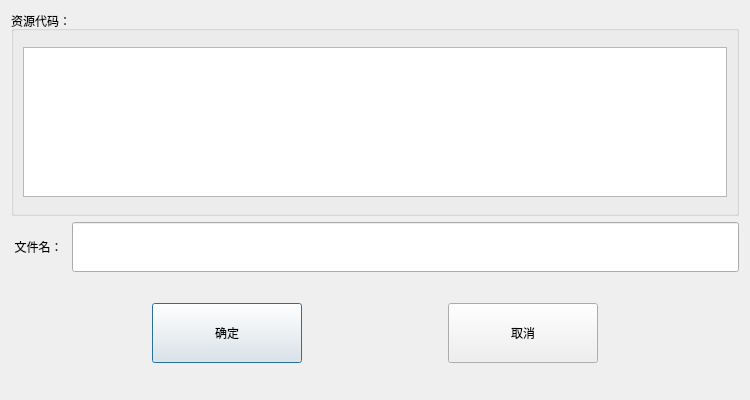
<?xml version="1.0" encoding="UTF-8"?>
<ui version="4.0">
 <class>GetAssetsDialog</class>
 <widget class="QDialog" name="GetAssetsDialog">
  <property name="geometry">
   <rect>
    <x>0</x>
    <y>0</y>
    <width>750</width>
    <height>400</height>
   </rect>
  </property>
  <property name="minimumSize">
   <size>
    <width>750</width>
    <height>400</height>
   </size>
  </property>
  <property name="maximumSize">
   <size>
    <width>750</width>
    <height>400</height>
   </size>
  </property>
  <property name="windowTitle">
   <string>获取资源</string>
  </property>
  <layout class="QVBoxLayout" name="verticalLayout" stretch="8,2,1,2,1">
   <item>
    <widget class="QGroupBox" name="srcCode">
     <property name="title">
      <string>资源代码：</string>
     </property>
     <layout class="QHBoxLayout" name="horizontalLayout_5">
      <property name="topMargin">
       <number>10</number>
      </property>
      <item>
       <widget class="QTextEdit" name="codeText">
        <property name="sizePolicy">
         <sizepolicy hsizetype="Preferred" vsizetype="Preferred">
          <horstretch>0</horstretch>
          <verstretch>0</verstretch>
         </sizepolicy>
        </property>
        <property name="minimumSize">
         <size>
          <width>0</width>
          <height>150</height>
         </size>
        </property>
        <property name="maximumSize">
         <size>
          <width>16777215</width>
          <height>150</height>
         </size>
        </property>
       </widget>
      </item>
     </layout>
    </widget>
   </item>
   <item>
    <layout class="QHBoxLayout" name="horizontalLayout_6">
     <item>
      <widget class="QLabel" name="label_2">
       <property name="sizePolicy">
        <sizepolicy hsizetype="Fixed" vsizetype="Preferred">
         <horstretch>0</horstretch>
         <verstretch>0</verstretch>
        </sizepolicy>
       </property>
       <property name="minimumSize">
        <size>
         <width>0</width>
         <height>0</height>
        </size>
       </property>
       <property name="maximumSize">
        <size>
         <width>16777215</width>
         <height>35</height>
        </size>
       </property>
       <property name="text">
        <string> 文件名： </string>
       </property>
       <property name="alignment">
        <set>Qt::AlignCenter</set>
       </property>
      </widget>
     </item>
     <item>
      <widget class="QLineEdit" name="renameText">
       <property name="minimumSize">
        <size>
         <width>0</width>
         <height>50</height>
        </size>
       </property>
      </widget>
     </item>
    </layout>
   </item>
   <item>
    <spacer name="verticalSpacer">
     <property name="orientation">
      <enum>Qt::Vertical</enum>
     </property>
     <property name="sizeHint" stdset="0">
      <size>
       <width>20</width>
       <height>40</height>
      </size>
     </property>
    </spacer>
   </item>
   <item>
    <layout class="QHBoxLayout" name="horizontalLayout">
     <item>
      <spacer name="horizontalSpacer">
       <property name="orientation">
        <enum>Qt::Horizontal</enum>
       </property>
       <property name="sizeHint" stdset="0">
        <size>
         <width>40</width>
         <height>20</height>
        </size>
       </property>
      </spacer>
     </item>
     <item>
      <widget class="QPushButton" name="okPbn">
       <property name="sizePolicy">
        <sizepolicy hsizetype="Fixed" vsizetype="Fixed">
         <horstretch>0</horstretch>
         <verstretch>0</verstretch>
        </sizepolicy>
       </property>
       <property name="minimumSize">
        <size>
         <width>150</width>
         <height>60</height>
        </size>
       </property>
       <property name="maximumSize">
        <size>
         <width>150</width>
         <height>60</height>
        </size>
       </property>
       <property name="text">
        <string>确定</string>
       </property>
      </widget>
     </item>
     <item>
      <spacer name="horizontalSpacer_2">
       <property name="orientation">
        <enum>Qt::Horizontal</enum>
       </property>
       <property name="sizeHint" stdset="0">
        <size>
         <width>40</width>
         <height>20</height>
        </size>
       </property>
      </spacer>
     </item>
     <item>
      <widget class="QPushButton" name="noPbn">
       <property name="sizePolicy">
        <sizepolicy hsizetype="Fixed" vsizetype="Fixed">
         <horstretch>0</horstretch>
         <verstretch>0</verstretch>
        </sizepolicy>
       </property>
       <property name="minimumSize">
        <size>
         <width>150</width>
         <height>60</height>
        </size>
       </property>
       <property name="maximumSize">
        <size>
         <width>150</width>
         <height>60</height>
        </size>
       </property>
       <property name="text">
        <string>取消</string>
       </property>
      </widget>
     </item>
     <item>
      <spacer name="horizontalSpacer_3">
       <property name="orientation">
        <enum>Qt::Horizontal</enum>
       </property>
       <property name="sizeHint" stdset="0">
        <size>
         <width>40</width>
         <height>20</height>
        </size>
       </property>
      </spacer>
     </item>
    </layout>
   </item>
   <item>
    <spacer name="verticalSpacer_2">
     <property name="orientation">
      <enum>Qt::Vertical</enum>
     </property>
     <property name="sizeHint" stdset="0">
      <size>
       <width>20</width>
       <height>40</height>
      </size>
     </property>
    </spacer>
   </item>
  </layout>
 </widget>
 <resources/>
 <connections/>
</ui>
